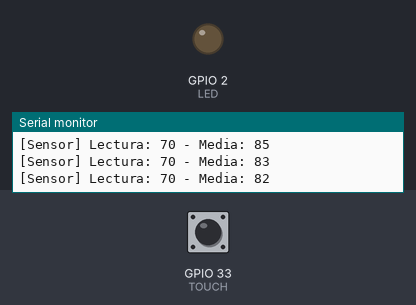
Bench run of a sketch on a simulated ESP32. Shown: output pins drawn as LEDs (lit = HIGH), the last lines printed to the serial monitor. The inputs (shaded band) are chosen by the test bench; at power-on: GPIO 33 (TOUCH) HIGH. WiFi joins after 1.5 s; servers stay silent unless stated; uploads are accepted with an empty reply.

Above: at 3.2 s.
3.3 s: GPIO 33 (TOUCH) pulled LOW for 0.15 s
At 4.3 s:
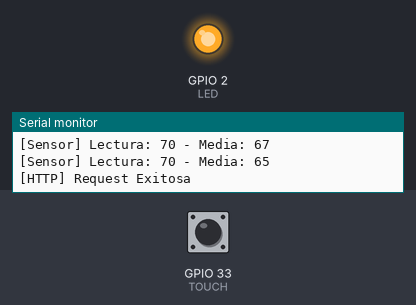
Timing chart, 0 to 11.3 s (numbered marks = the images above; inputs shaded):
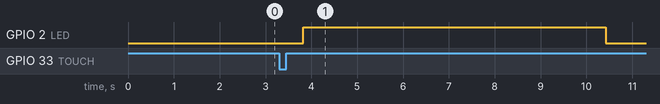

The sketch:

capacitivo.ino
```cpp
#include "WiFi.h"
#include <HTTPClient.h>
#include <ArduinoJson.h>

// WiFi
const char* WIFI_NETWORK = "labce11";
const char* WIFI_PASSWORD = "laboratoriobajocubierta11";
const uint32_t WIFI_TIMEOUT_MS = 20000;
const uint32_t WIFI_RECOVER_TIME_MS = 30000;
void keepWiFiAlive(void * param);

// Web
const uint16_t ID = 0x01;
const char* HTTP_API_ACCESS = "http://192.168.1.247:8080/chair";

// Salidas
const uint8_t LED = 2;

// Sensor capacitivo
int touchValue;
uint8_t TOUCH = 33; // Pin
void leer(void* param);
int threshold = 50;
bool activo;
void autocal();

void setup() {
  Serial.begin(115200);
  pinMode (LED, OUTPUT);

  // Autocal
  autocal();
  Serial.printf("Threshold=%i\n", threshold);

  // Rutina de lectura del sensor
  xTaskCreate(
    leer,
    "Lectura sensor capacitivo",
    10000,           // Stack size (bytes)
    NULL,            // Parameter to pass
    1,               // Task priority
    NULL             // Task handle
  );

  // Rutina supervisor WiFi.
  xTaskCreatePinnedToCore(
    keepWiFiAlive,
    "keepWiFiAlive",  // Task name
    10000,             // Stack size (bytes)
    NULL,             // Parameter
    1,                // Task priority
    NULL,             // Task handle
    ARDUINO_RUNNING_CORE
  );
}

void loop()
{
  if (activo) {
    digitalWrite(LED, HIGH);
  }
  else {
    digitalWrite(LED, LOW);
  }
}

void leer(void* param) {
  // Realizamos la media de 20 valores para evitar medidas atípicas.
  int vector[20];
  for (auto &item : vector) item = 100;
  for (int n = 0;; ++n)
  {
    int mean = 0;
    n = (n == 20) ? 0 : n;

    // Lectura
    touchValue = touchRead(TOUCH);
    Serial.printf("[Sensor] Lectura: %i", touchValue);
    vector[n] = touchValue;

    // Calculo la media
    for (int i = 0; i < 20; ++i)
    {
      mean += vector[i];
    }
    mean /= 20;
    Serial.printf(" - Media: %i\n", mean);

    // Compruebo el umbral y envío el recurso
    if (mean < threshold && !activo)
    {
      activo = true;
      xTaskCreate( // CS
        peticion,
        "HTTP REQUEST 1",
        20000,           // Stack size (bytes)
        NULL,            // Parameter to pass
        1,               // Task priority
        NULL             // Task handle
      );
      vTaskDelay(5000 / portTICK_PERIOD_MS); // 5s enfriamiento
    } else if (mean > threshold && activo){
      activo = false;
      xTaskCreate( // CS
        peticion,
        "HTTP REQUEST 2",
        10000,           // Stack size (bytes)
        NULL,            // Parameter to pass
        1,               // Task priority
        NULL             // Task handle
      );
      vTaskDelay(5000 / portTICK_PERIOD_MS);
    }
    vTaskDelay(100 / portTICK_PERIOD_MS);
  }
}

void autocal()
{
  int suma = 0;
  for (int i = 0; i < 20; ++i)
  {
    suma += touchRead(TOUCH);
    delay(100);
  }
  threshold = suma / 20 - 3;
}

void peticion(void* param)
{
  // Creamos el cliente
  HTTPClient http;
  http.begin(HTTP_API_ACCESS);
  http.addHeader("Content-Type", "application/json");

  // JSON
  StaticJsonDocument<100> jsonDoc;
  jsonDoc["id"] = ID;
  jsonDoc["estado"] = activo;

  // Serializamos
  String load = "";
  serializeJson(jsonDoc, load);

  // Request
  int httpCode = http.POST(load);
  if (httpCode > 0) {
    if (httpCode == HTTP_CODE_OK) {
      Serial.println("[HTTP] Request Exitosa");
    } else {
      Serial.printf("[HTTP] Request fallida, error: %s\n", http.errorToString(httpCode).c_str());
    }
    http.end();
  }
  vTaskDelete(NULL); // Fin de la tarea.
}

void keepWiFiAlive(void * param) {
  for (;;) {
    if (WiFi.status() == WL_CONNECTED) {
      vTaskDelay(10000 / portTICK_PERIOD_MS);
      continue;
    }

    Serial.println("[WIFI] Conectando.");
    WiFi.mode(WIFI_STA);
    WiFi.begin(WIFI_NETWORK, WIFI_PASSWORD);

    unsigned long startAttemptTime = millis();

    while (WiFi.status() != WL_CONNECTED &&
           millis() - startAttemptTime < WIFI_TIMEOUT_MS) {}

    if (WiFi.status() != WL_CONNECTED) {
      Serial.println("[WIFI] Fallo.");
      vTaskDelay(WIFI_RECOVER_TIME_MS / portTICK_PERIOD_MS);
      continue;
    }
    Serial.print("[WIFI] Conectado. IP: ");
    Serial.println(WiFi.localIP());
  }
}
```

Measured:
- after the input at 3.3 s, GPIO 2 (LED): LOW → HIGH after 0.52 s, → LOW 6.6 s later
